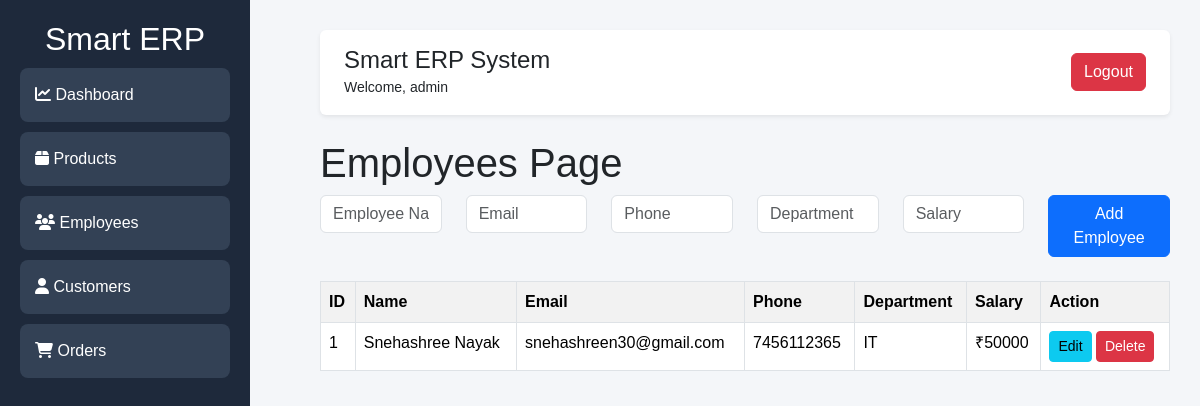
Screenshot of /employees/ (signed in) with the database file from the repository.
### dashboardapp/models.py (models this page shows, shortened)
class Employee(models.Model):
    name = models.CharField(max_length=100)
    email = models.EmailField()
    phone = models.CharField(max_length=15)
    department = models.CharField(max_length=100)
    salary = models.IntegerField()

### dashboardapp/views.py (the view, shortened to what this page needs)
@login_required(login_url='/login/')
def employees(request):
    search = request.GET.get('search')
    if search:
        employees = Employee.objects.filter(
            name__icontains=search
        )
    else:
        employees = Employee.objects.all()
    return render(
        request,
        'employees.html',
        {
            'employees': employees
        }
    )

### dashboardapp/templates/employees.html (shortened to what this page needs)
{% extends 'base.html' %}
{% block content %}
<h1>Employees Page</h1>
<form method="POST" class="mb-4">
    <div class="row">
        <div class="col-md-2">
            <input
                type="text"
                name="name"
                placeholder="Employee Name"
                class="form-control"
                required
            >
        </div>
        <div class="col-md-2">
            <input
                type="email"
                name="email"
                placeholder="Email"
                class="form-control"
                required
            >
        </div>
        <div class="col-md-2">
            <input
                type="text"
                name="phone"
                placeholder="Phone"
                class="form-control"
                required
            >
        </div>
        <div class="col-md-2">
            <input
                type="text"
                name="department"
                placeholder="Department"
                class="form-control"
                required
            >
        </div>
        <div class="col-md-2">
            <input
                type="number"
                name="salary"
                placeholder="Salary"
                class="form-control"
                required
            >
        </div>
        <div class="col-md-2">
            <button
                type="submit"
                class="btn btn-primary w-100"
            >
                Add Employee
            </button>
        </div>
    </div>
</form>
<div class="table-responsive">
<table class="table table-bordered table-hover table-striped bg-white">
    <tr style="background:#1e293b;color:white;">
        <th>ID</th>
        <th>Name</th>
        <th>Email</th>
        <th>Phone</th>
        <th>Department</th>
        <th>Salary</th>
        <th>Action</th>
    </tr>
    {% for employee in employees %}
    <tr>
        <td>{{ employee.id }}</td>
        <td>{{ employee.name }}</td>
        <td>{{ employee.email }}</td>
        <td>{{ employee.phone }}</td>
        <td>{{ employee.department }}</td>
        <td>₹{{ employee.salary }}</td>
       <td>
    <a
        href="/update-employee/{{ employee.id }}/"
        class="btn btn-info btn-sm"
    >
        Edit
    </a>
    <a
        href="/delete-employee/{{ employee.id }}/"
        class="btn btn-danger btn-sm"
    >
        Delete
    </a>
</td>
    </tr>
    {% endfor %}
</table>
</div>
{% endblock %}

### dashboardapp/templates/base.html (shortened to what this page needs)
<!DOCTYPE html>
<html>
<head>
    <link
    href="https://cdn.jsdelivr.net/npm/bootstrap@5.3.3/dist/css/bootstrap.min.css"
    rel="stylesheet"
>
<link
    rel="stylesheet"
    href="https://cdnjs.cloudflare.com/ajax/libs/font-awesome/6.5.2/css/all.min.css"
>
</head>
<body>
    <div class="sidebar">
        <h2>Smart ERP</h2>
        <ul>
            <li>
    <a href="/">
        <i class="fa-solid fa-chart-line"></i>
        Dashboard
    </a>
</li>
<li>
    <a href="/products/">
        <i class="fa-solid fa-box"></i>
        Products
    </a>
</li>
<li>
    <a href="/employees/">
        <i class="fa-solid fa-users"></i>
        Employees
    </a>
</li>
<li>
    <a href="/customers/">
        <i class="fa-solid fa-user"></i>
        Customers
    </a>
</li>
<li>
    <a href="/orders/">
        <i class="fa-solid fa-cart-shopping"></i>
        Orders
    </a>
</li>
        </ul>
    </div>
    <div class="main">
        <nav class="navbar navbar-light bg-white shadow-sm rounded px-4 py-3 mb-4">
        <div>
               <h4 class="mb-0">
        Smart ERP System
    </h4>
    <small>
        Welcome,
        {{ request.user.username }}
    </small>
        </div>
        <div>
            <a
    href="/logout/"
    class="btn btn-danger"
>
    Logout
</a>
        </div>
    </nav>
        {% block content %}
        {% endblock %}
    </div>
</body>
</html>

### dashboardapp/templates/base.html (style rules this page uses)
body { margin:0; font-family:Arial; background:#f4f6f9; }
.sidebar { width:250px; height:100vh; background:#1e293b; color:white; position:fixed; padding:20px; }
.sidebar h2 { text-align:center; }
.sidebar ul { list-style:none; padding:0; }
.sidebar ul li { padding:15px; margin-top:10px; background:#334155; border-radius:8px; }
.main { margin-left:290px; padding:30px; }
a { color:white; text-decoration:none; display:block; }

### rows the page displays
Employee: id "1", name "Snehashree Nayak", email "snehashreen30@gmail.com", phone "7456112365", department "IT", salary "50000"

### other values shown
{{ request.user.username }} "admin"
